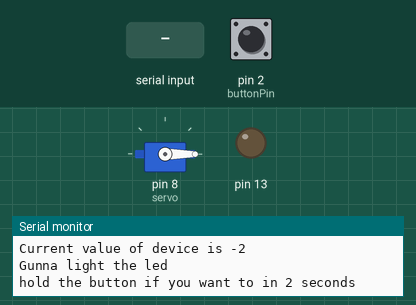
A sketch run on a simulated Arduino Uno, built with avr-gcc and run on an emulated ATmega328P. Parts: servo, output pins drawn as LEDs (lit = HIGH), the last lines printed to the serial monitor. Inputs (shaded band) come from the test bench; at power-on: pin 2 (buttonPin) LOW.

Above: at 2.2 s.
2.3 s: pin 2 (buttonPin) pulled HIGH for 3 s
At 3.4 s:
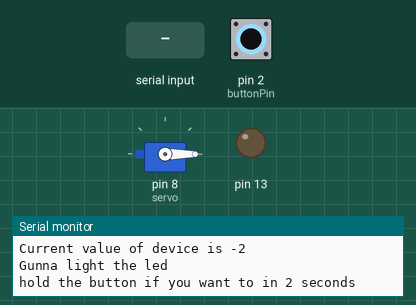
6.8 s: "90,45\n" received over Serial
At 10.8 s:
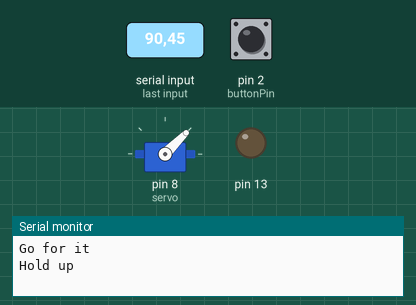
11.8 s: pin 2 (buttonPin) pulled HIGH for 3 s
At 14.04 s:
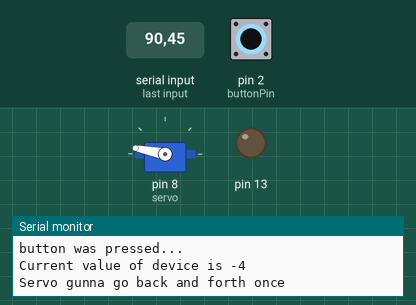
Timing chart, 0 to 21.6 s (numbered marks = the images above; inputs shaded):
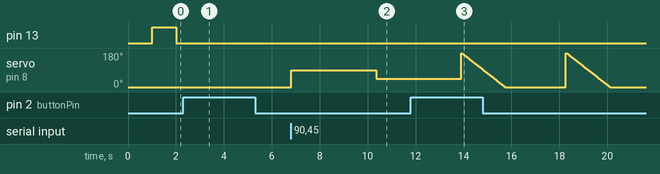

Measured:
- after the input at 2.3 s, pin 13: stays LOW (without the input it goes to HIGH after 2.2 s)
- after the input at 6.8 s, servo on pin 8 (servo): 0° → 90° at once, → 45° 3.6 s later
- after the input at 11.8 s, servo on pin 8 (servo): ramps from 180° to 0° and jumps back, once every 4.4 s

The sketch:

Code.ino
```cpp
#include <Servo.h>
Servo servo;
int buttonPin=2;
bool buttonState=false;
void setup() {
  //Servo declaration
  servo.attach(8);
  servo.write(0);

  Serial.begin(9600);

  //Button pin
  pinMode(buttonPin,INPUT);
  pinMode(13,OUTPUT);
delay(1000);

}

void loop() {


static int device=2;

buttonState=digitalRead(buttonPin);
//button input and what to do then
if (buttonState){
  device +=1;
  Serial.println("button was pressed...");
  }
else {
  Serial.println("button was not pressed...");
  }
// what to be done for whatever values of device
int s= deviceState(device);
if (device%3==0)//Case 1, operating a servo
{

  Serial.println("Go for it");
  while (Serial.available()==0){ // While the serial is empty do nothin
    }
  int a =Serial.parseInt();
  servo.write(a);
  Serial.println("Hold up");
  delay(1000);
  int dummy = Serial.read();

  }
  else if ( device%3==1)//Case 2, servo back and forth{
   {
  int i=0;
  servo.write(0);
  for ( i;i<=180;i++);
  {
  servo.write(i);
  delay(10);
    }
   for (i;i>=0;i--){
    servo.write(i);
    delay(10);
   }
  }
  else if (device%3==2){//Just light up an led{
  digitalWrite(13,HIGH);
  delay(1000);
  digitalWrite(13,LOW);
    }
    Serial.println("hold the button if you want to in 2 seconds");
    delay(2500);


}
int deviceState(int device){
  Serial.print("Current value of device is -");
  Serial.println(device);
  if(device%3==0){
    Serial.println("enter angle (in degrees) from 0 to 180 for servo");
    }
  else if (device%3==1){
    Serial.println("Servo gunna go back and forth once");
    }
   else if (device%3==2){
    Serial.println("Gunna light the led");
    }

  }
```
